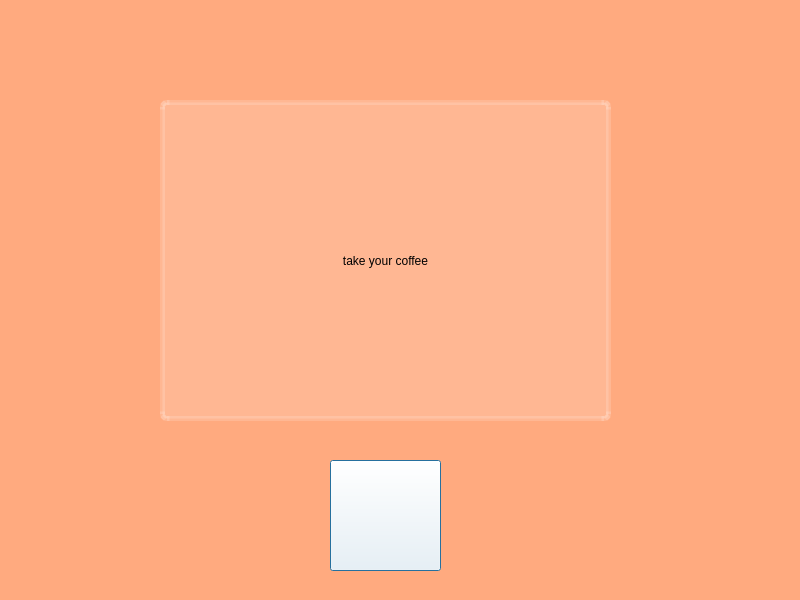
<?xml version="1.0" encoding="UTF-8"?>
<ui version="4.0">
 <class>Dialog5</class>
 <widget class="QDialog" name="Dialog5">
  <property name="geometry">
   <rect>
    <x>0</x>
    <y>0</y>
    <width>800</width>
    <height>600</height>
   </rect>
  </property>
  <property name="windowTitle">
   <string>Dialog</string>
  </property>
  <property name="styleSheet">
   <string notr="true">background-color: rgb(255, 170, 127);</string>
  </property>
  <widget class="QPushButton" name="btn_home">
   <property name="geometry">
    <rect>
     <x>330</x>
     <y>460</y>
     <width>111</width>
     <height>111</height>
    </rect>
   </property>
   <property name="styleSheet">
    <string notr="true">background-color: rgb(255, 255, 255);</string>
   </property>
   <property name="text">
    <string/>
   </property>
   <property name="icon">
    <iconset>
     <normaloff>:/icons/home-button_icon-icons.com_72700.png</normaloff>:/icons/home-button_icon-icons.com_72700.png</iconset>
   </property>
   <property name="iconSize">
    <size>
     <width>100</width>
     <height>100</height>
    </size>
   </property>
  </widget>
  <widget class="QLabel" name="label">
   <property name="geometry">
    <rect>
     <x>160</x>
     <y>100</y>
     <width>451</width>
     <height>321</height>
    </rect>
   </property>
   <property name="styleSheet">
    <string notr="true">font: 15pt &quot;Stencil&quot;;
background-color: rgba(255,255,255,40);
border: 5px solid rgba(255,255,255,40);
border-radius: 7px;</string>
   </property>
   <property name="text">
    <string>take your coffee</string>
   </property>
   <property name="textFormat">
    <enum>Qt::AutoText</enum>
   </property>
   <property name="alignment">
    <set>Qt::AlignCenter</set>
   </property>
   <property name="wordWrap">
    <bool>false</bool>
   </property>
   <property name="margin">
    <number>0</number>
   </property>
   <property name="indent">
    <number>-1</number>
   </property>
  </widget>
 </widget>
 <resources>
  <include location="icons/res-rc.qrc"/>
 </resources>
 <connections/>
</ui>
